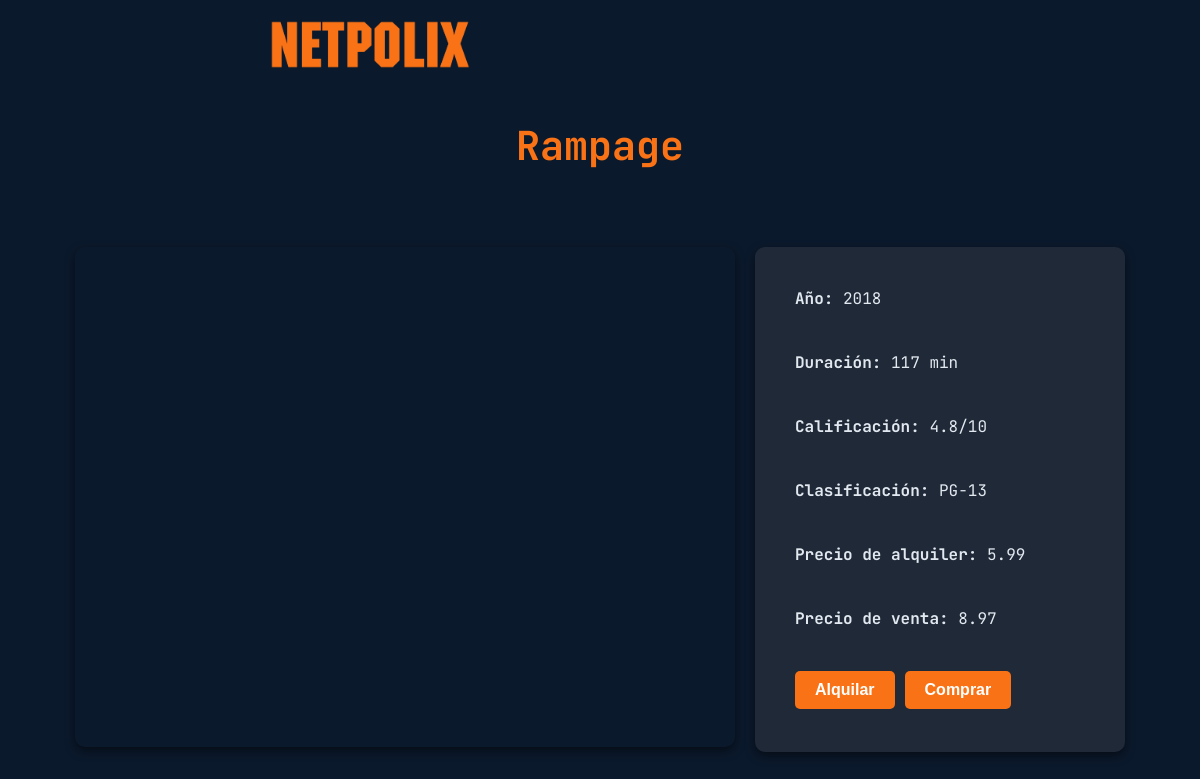
The app's page /vav/alquilar_venta/2/ (signed in) with its own data.
### vav/models.py (models this page shows, shortened)
class Video(models.Model):
    ISAN = models.CharField(max_length=50, unique=True)
    titulo_original = models.CharField(max_length=255)
    ano = models.IntegerField()
    duracion = models.IntegerField()  # en minutos
    calificacion = models.FloatField(default=0.0)
    clasificacion = models.CharField(max_length=10, choices=[('G', 'G'), ('PG', 'PG'), ('PG-13', 'PG-13'), ('R', 'R'), ('NC-17', 'NC-17')])
    idioma_original = models.CharField(max_length=50)
    subtitulos = models.CharField(max_length=50, blank=True)
    doblajes = models.CharField(max_length=50, blank=True)
    precio_alquiler = models.DecimalField(max_digits=6, decimal_places=2, default=0.00)
    precio_venta = models.DecimalField(max_digits=6, decimal_places=2, default=0.00)
    poster = models.ImageField(upload_to='posters/')
    trailer_url = models.URLField(blank=True, null=True)
    full_movie_url = models.URLField(blank=True, null=True)  # URL de la película completa

### vav/views.py (the view)
# urls.py: path('alquilar_venta/<int:video_id>/', alquilar_venta, name='alquilar_venta'),  # Ruta para alquilar/venta
@login_required
def alquilar_venta(request, video_id):
    video = get_object_or_404(Video, id=video_id)
    return render(request, 'vav/alquilar_venta.html', {'video': video})

### vav/templates/vav/alquilar_venta.html (shortened to what this page needs)
{% load static %}
<!DOCTYPE html>
<html lang="es">
<head>
    <link rel="stylesheet" href="{% static 'css/alquilar_comprar.css' %}">
</head>
<body>
    <header class="header">
        <img src="{% static 'images/Logo_Netpolix.png' %}" alt="Icono de Netpolix" class="icono">
    </header>
    <h1>{{ video.titulo_original }}</h1>
    <div class="main-container">
        <div class="video-container">
            {% if video.trailer_url %}
            <iframe src="{{ video.trailer_url }}" frameborder="0" allowfullscreen></iframe>
            {% endif %}
        </div>
        <div class="details-container">
            <p><strong>Año:</strong> {{ video.ano }}</p>
            <p><strong>Duración:</strong> {{ video.duracion }} min</p>
            <p><strong>Calificación:</strong> {{ video.calificacion }}/10</p>
            <p><strong>Clasificación:</strong> {{ video.clasificacion }}</p>
            <p><strong>Precio de alquiler:</strong> {{ video.precio_alquiler }}</p>
            <p><strong>Precio de venta:</strong> {{ video.precio_venta }}</p>
            <div class="buttons-container">
                <form action="{% url 'agregar_al_carrito' video.id 'alquiler' %}" method="post">
                    <button type="submit" class="btn-alquilar">Alquilar</button>
                </form>
                <form action="{% url 'agregar_al_carrito' video.id 'venta' %}" method="post">
                    <button type="submit" class="btn-comprar">Comprar</button>
                </form>
            </div>
        </div>
    </div>
</body>
</html>

### vav/static/css/alquilar_comprar.css (style rules this page uses)
body { font-family: 'JetBrains Mono', monospace; margin: 0; padding: 0; background-color: #0B192C; color: #e5e5e5; }
.header { display: flex; justify-content: space-between; align-items: center; padding: 20px; background-color: #00000000; margin-left: 250px; margin-right: 250px; }
.icono { max-width: 200px; height: auto; }
h1 { text-align: center; font-size: 2.5rem; margin: 30px 0; color: #f97316; }
.main-container { display: flex; flex-wrap: wrap; justify-content: center; gap: 20px; margin: 75px; }
.video-container { flex: 2; min-width: 500px; }
iframe { width: 100%; height: 500px; border: 0px solid #1f2937; border-radius: 10px; box-shadow: 0 4px 10px rgba(0, 0, 0, 0.5); }
.details-container { flex: 1; display: flex; flex-direction: column; justify-content: flex-start; padding: 20px; background-color: #1f2937; border-radius: 10px; box-shadow: 0 4px 10px rgba(0, 0, 0, 0.5); }
.details-container p { margin: 20px; font-size: 1rem; line-height: 1.5; color: #e2e8f0; }
.buttons-container { margin-top: auto; display: flex; gap: 10px; justify-content: flex-start; margin: 20px; }
button { background-color: #f97316; color: #ffffff; border: none; padding: 10px 20px; font-size: 1rem; font-weight: 600; border-radius: 5px; cursor: pointer; transition: background-color 0.3s, transform 0.2s; }

### records on screen
Video: titulo_original "Rampage", ano "2018", duracion "117", calificacion "4.8", clasificacion "PG-13", precio_alquiler "5.99", precio_venta "8.97"
